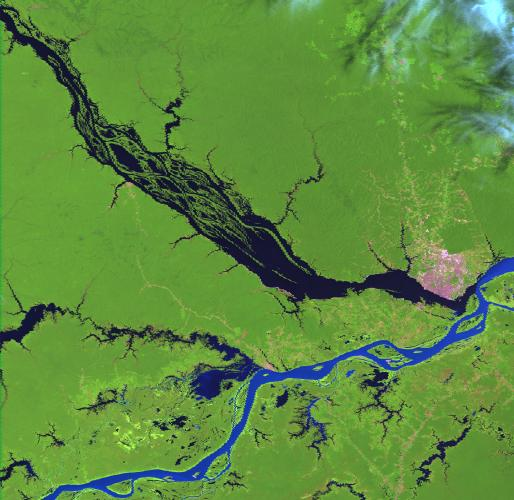
#> input picture imagens/clean/amaz20.jpg, 514 x 500 px
$ jupyter execute --allow-errors unsatisfactory_results.ipynb   (older library calls are emulated)
#> lines starting #> are read from the running program, lines starting #| are printed output that depends on the picture
[cell 1]
#!pip install opencv-python
import numpy as np
import matplotlib.pyplot as plt
import imageio as iio
import cv2

## Unsatisfactory results

As in every project, we faced some issues throughout the process that were revealed to be challenging to solve. In this section, we are going to show some of the images and methods that showed unsatisfactory results.

### Edge extraction by Laplacian method

Along the Canny algorithm, another method for edge extraction we tried was the Laplacian method. However, the results we got weren't as good as Canny's, as shown below

[cell 2]
def laplacian_edge_extraction(img_cv):
    cp_img_cv = np.copy(img_cv)
    cp_img_cv[:,:,0] = 0
    cp_img_cv[:,:,2] = 0

    source = cv2.GaussianBlur(cp_img_cv,(3,3),0)
    source_gray = cv2.cvtColor(source, cv2.COLOR_BGR2GRAY)
    dest = cv2.Laplacian(source_gray, cv2.CV_16S, ksize=3)
    abs_dest = cv2.convertScaleAbs(dest)

    return abs_dest

img_cv = cv2.imread("../imagens/clean/amaz20.jpg", cv2.IMREAD_COLOR)
#> img_cv is the input picture: shape (500, 514, 3); mean B, G, R 62.7, 139.9, 93.9
lap_img1 = laplacian_edge_extraction(img_cv)
img_cv = cv2.imread("../imagens/clean/amaz5.jpg", cv2.IMREAD_COLOR)
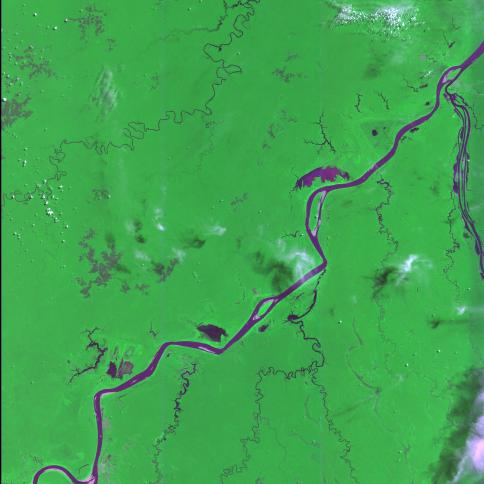
#> input picture imagens/clean/amaz5.jpg, 484 x 484 px
#> img_cv is the input picture: shape (484, 484, 3); mean B, G, R 81, 164.7, 63.9
lap_img2 = laplacian_edge_extraction(img_cv)
img_cv = cv2.imread("../imagens/clean/amaz3.jpeg", cv2.IMREAD_COLOR)
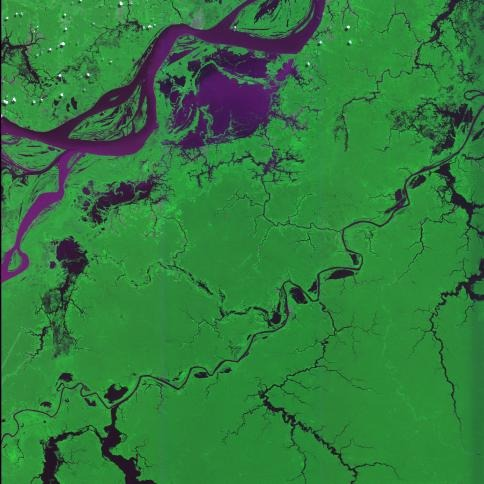
#> input picture imagens/clean/amaz3.jpeg, 484 x 484 px
#> img_cv is the input picture: shape (484, 484, 3); mean B, G, R 61.9, 124.6, 49.2
lap_img3 = laplacian_edge_extraction(img_cv)

plt.figure(figsize = (20, 20))
plt.subplot(1,3,1)
plt.imshow(lap_img1,cmap="gray")
plt.subplot(1,3,2)
plt.imshow(lap_img2,cmap="gray")
plt.subplot(1,3,3)
plt.imshow(lap_img3,cmap="gray")

### K-means segmentation

One of the algorithms we tried for segmentation was the K-means, as used in a past assignment in this course.

[cell 3]
import random

# Normalize the image between new_min and new_max
def normalization(g, new_min, new_max):
    min_value = np.min(g)
    max_value = np.max(g)

    res = ( (g - min_value) * ( ( new_max - new_min ) / (max_value - min_value) ) ) + new_min

    return res

# Returns the resulting images after segmentation
def resulting_image(I, C, groups):

    I_new = np.zeros(I.shape)

    for i in range(I.shape[0]):
        for j in range(I.shape[1]):
            for k in range(3):
                I_new[i, j, k] = C[groups[i, j]][k]

    return I_new

# K-Means method
def k_means(I, I_flat, k, n, C, groups, n_attr):

    # Calculates the distance between each cluster and pixel
    dist_list = np.zeros([I.shape[0]*I.shape[1],0])
    for centroid in C:
        c_pos  = np.full((I.shape[0]*I.shape[1], n_attr), centroid)

        distances = np.sqrt(np.sum((I_flat-c_pos)**2, axis=1))
        distances = np.reshape(distances,[I.shape[0]*I.shape[1], 1])

        dist_list = np.append(dist_list,distances,axis=1)

    # The minimum value in dist_list is the cluster where the element belongs
    groups = np.argmin(dist_list, axis=1)

    # Update centroids
    for i, centroid in enumerate(C):
        centroid = np.mean(I_flat[np.where(groups==i)])
        C[i] = centroid

    # In case the method has reached the number of iterations, return the resulting image
    if (n == 0):
        groups = np.reshape(groups, [I.shape[0],I.shape[1]])
        return resulting_image(I, C, groups)
    else:
        return k_means(I, I_flat, k, n-1, C, groups, n_attr)

[cell 4]
def apply_kmeans(img_kmeans, k, n):

    I_flat = np.reshape(img_kmeans, [img_kmeans.shape[0]*img_kmeans.shape[1], 3])

    # Initialise centroids in a matrix
    idx_centroids = np.sort(random.sample(range(0, img_kmeans.shape[0]*img_kmeans.shape[1]), k))
    C = np.zeros( (k, 3) )
    for i in range(k):
        C[i] = I_flat[idx_centroids[i]]

    # Creating clusters
    groups = np.zeros(img_kmeans.shape[0]*img_kmeans.shape[1]).astype(np.float32)
    n_attr = I_flat.shape[1]

    # Using K-Means method
    img_final_kmeans = k_means(img_kmeans, I_flat, k, n, C, groups, n_attr)

    # Normalising for each colour channel
    for i in range(3):
        img_final_kmeans[:,:,i] = normalization(img_final_kmeans[:,:,i], 0, 255)

    return img_final_kmeans

# Loading images
img_kmeans1 = iio.imread("../imagens/clouded/amaz22.jpg").astype(np.float32)
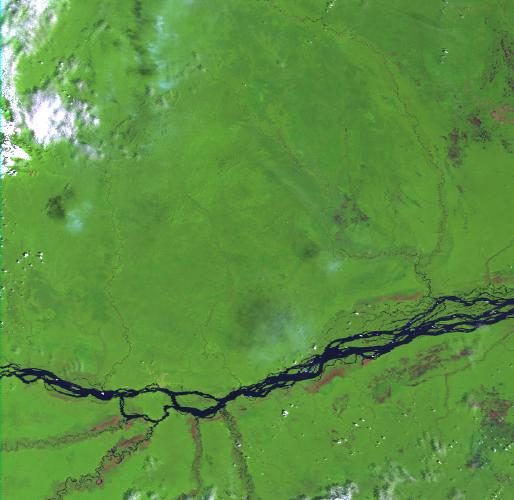
#> input picture imagens/clouded/amaz22.jpg, 514 x 500 px
img_kmeans2 = iio.imread("../imagens/clouded/amaz19.jpg").astype(np.float32)
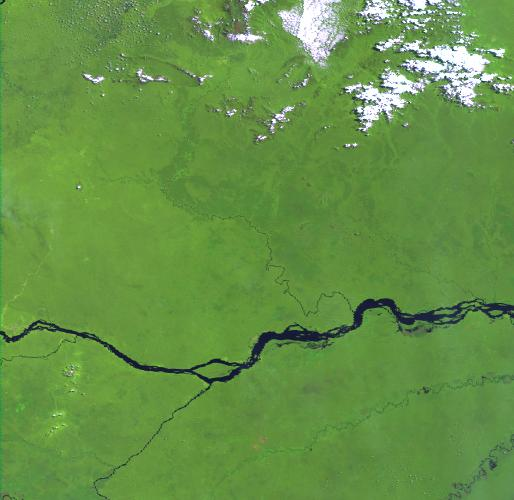
#> input picture imagens/clouded/amaz19.jpg, 514 x 500 px

# Plot before k-means
plt.figure(figsize = (15, 15))
plt.subplot(2,2,1)
plt.imshow(img_kmeans1.astype(np.uint8),cmap="gray")
plt.subplot(2,2,2)
plt.imshow(img_kmeans2.astype(np.uint8),cmap="gray")

# Applying k-means
img_kmeans1 = apply_kmeans(img_kmeans1, 3, 20)
#> after the loop in apply_kmeans, `for i in range(k):`: C = [[86, 140, 52], [133, 149, 139], [100, 155, 64]]
#> the loop in k_means, `for centroid in C:` made 3 passes
#> the loop in k_means, `for i, centroid in enumerate(C):` made 3 passes
#> after the loop in k_means, `for i, centroid in enumerate(C):`: C = [[90.17, 90.17, 90.17], [179.7, 179.7, 179.7], [106.3, 106.3, 106.3]]
#> the loop in k_means (call 2), `for centroid in C:` made 3 passes
#> the loop in k_means (call 2), `for i, centroid in enumerate(C):` made 3 passes
#> the loop in k_means (call 21), `for centroid in C:` made 3 passes
#> centroid on passes 1 to 3: [66.86, 66.86, 66.86], [204.2, 204.2, 204.2], [101.1, 101.1, 101.1]
#> the loop in k_means (call 21), `for i, centroid in enumerate(C):` made 3 passes
#> after the loop in k_means (call 21), `for i, centroid in enumerate(C):`: C = [[61.06, 61.06, 61.06], [204, 204, 204], [100.7, 100.7, 100.7]]
#> in k_means (call 21), `groups = np.reshape(groups, [I.shape[0],I.shape[1]])`:
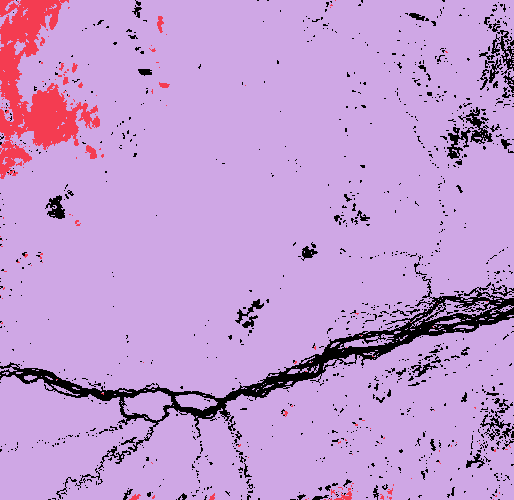
#> groups: shape (500, 514) int64; 3 distinct labels, from 0 to 2; one colour per label, 0 black
#> after the loop in resulting_image, `for i in range(I.shape[0]):`:
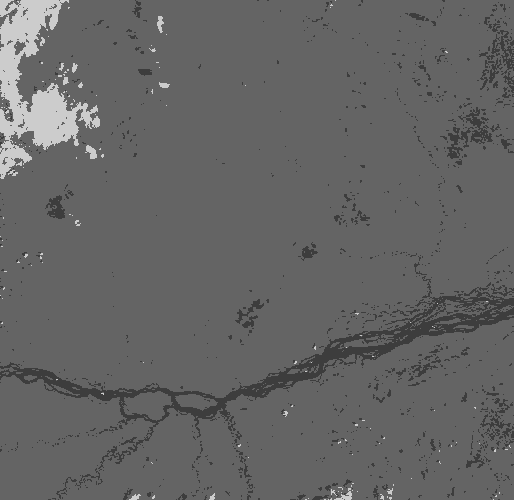
#> I_new: shape (500, 514, 3) float64; min 61.06, max 204, mean 101.4
#> the loop in apply_kmeans, `for i in range(3):` made 3 passes
#> pass 1, in normalization, `res = ( (g - min_value) * ( ( new_max - new_min ) / (max_value - min_v..`:
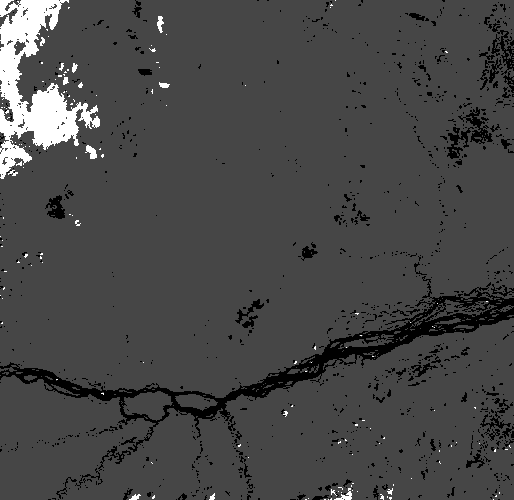
#> res: shape (500, 514) float64; min 0, max 255, mean 71.9
img_kmeans2 = apply_kmeans(img_kmeans2, 3, 20)
#> the loop in k_means (call 40), `for centroid in C:` made 3 passes
#> centroid on passes 1 to 3: [228.6, 228.6, 228.6], [93.21, 93.21, 93.21], [107.8, 107.8, 107.8]
#> the loop in k_means (call 40), `for i, centroid in enumerate(C):` made 3 passes
#> in k_means (call 40), `return k_means(I, I_flat, k, n-1, C, groups, n_attr)`:
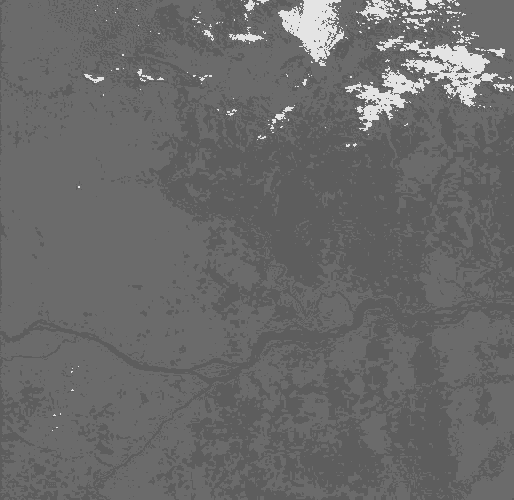
#> returned value: shape (500, 514, 3) float64; min 93.21, max 228.6, mean 106.3
#> the loop in apply_kmeans (call 2), `for i in range(3):` made 3 passes
#> pass 1, in normalization (call 4), `res = ( (g - min_value) * ( ( new_max - new_min ) / (max_value - min_v..`:
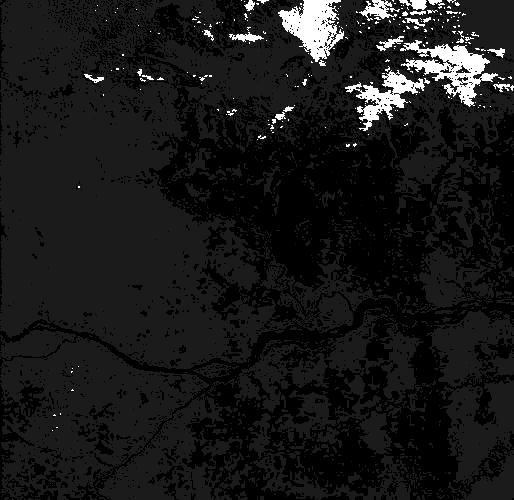
#> res: shape (500, 514) float64; min 0, max 255, mean 24.6

# Plot after k-means
plt.figure(figsize = (15, 15))
plt.subplot(2,2,3)
plt.imshow(img_kmeans1.astype(np.uint8),cmap="gray")
plt.subplot(2,2,4)
plt.imshow(img_kmeans2.astype(np.uint8),cmap="gray")

[cell 5]
# Loading images
img_kmeans3 = iio.imread("../imagens/clean/amaz1.jpeg").astype(np.float32)
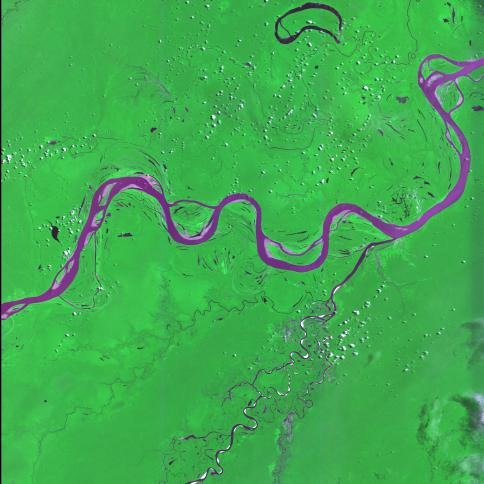
#> input picture imagens/clean/amaz1.jpeg, 484 x 484 px
img_kmeans4 = iio.imread("../imagens/clean/amaz20.jpg").astype(np.float32)
#> (the rest of this cell did not finish here and is left out)
